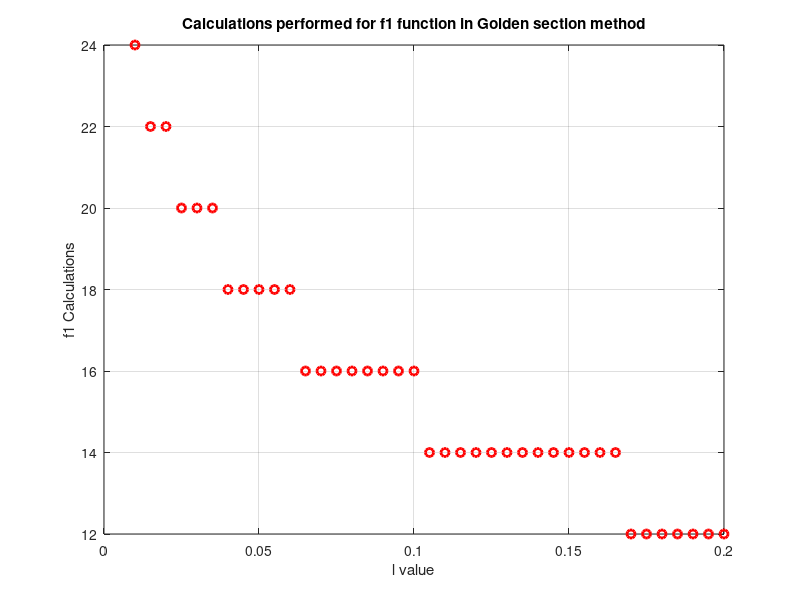
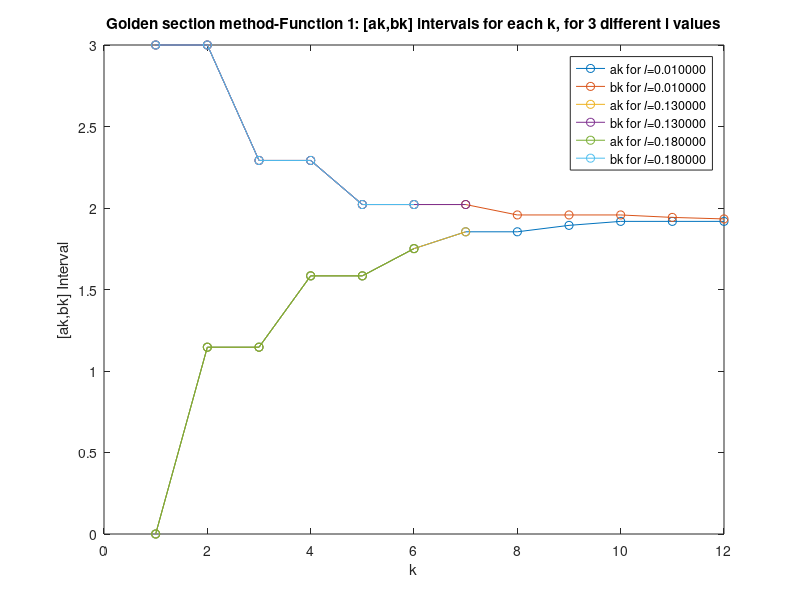
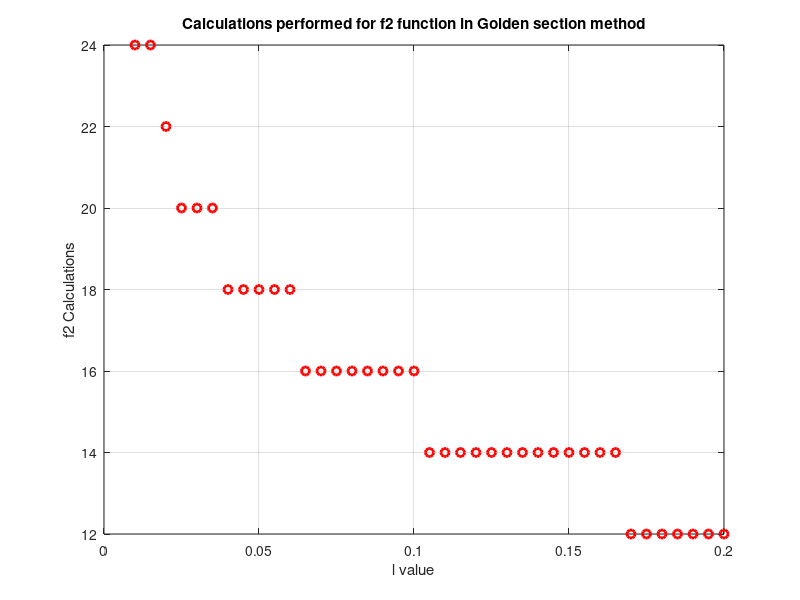
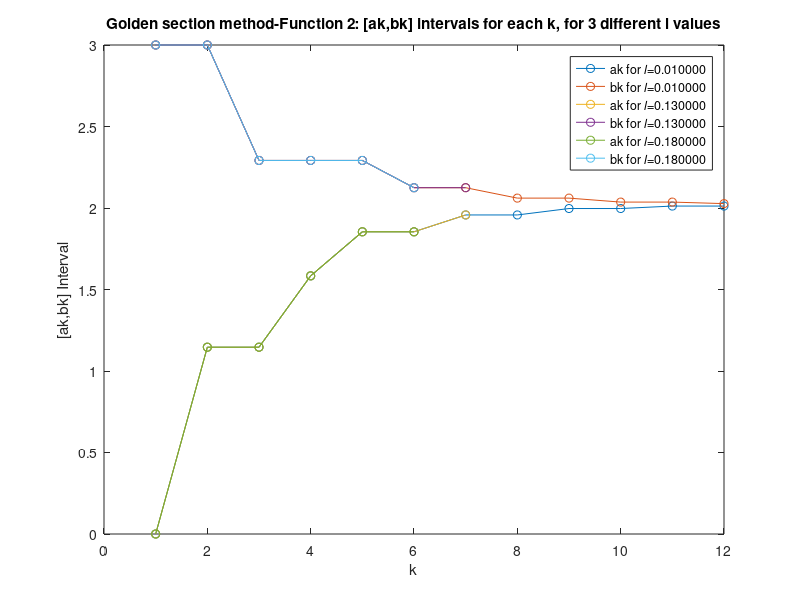

The MATLAB script that drew these images, in order:
%Georgios Nomikos
%Optimization Techniques | ECE Auth | 2023-24
%Work 1
%Thema 2

%This script is is divided into 3 parts,
%one for every one of the three available mathematical functions.
%We implement the golden-section search method of finding the interval
%in which the minimum value of the objective function exists.

clc;
clear all;

%Define the 3 mathematical functions 
f1 = @(x) (x-1)^3 + (x-4)^2 * cos(x);
f2 = @(x) exp(-2*x) + (x-2)^2;
f3 = @(x) x^2 * log(0.5*x) + sin((0.2 * x)^2);

%set the gamma parameter
gamma = 0.618;

%-----------------
%Using f1 function
%-----------------

%Here we will store the [a,b] intervals, so that we can use them later for
%plotting.
a_results = zeros(100,38);
b_results = zeros(100,38);

%initialize an array to store the number of the performed calculations, so
%that we can use that values for plotting
Calculations_performed = [];

%Useful variable "l_step" that will increase for every change of the l value 
l_step = 1;

%initialize an array to store the l values that are produced by the 
% 'for loop' below
l_values = [];

%An array that will contain the k required for the Golden section method to find
%the final interval[a,b] for each l
k_needed = [];

for l = 0.01:0.005:0.2

    %initialize k for each l value
    k = 1;

    % Initialize a and b for the current l value
    a = [];
    b = [];
    a(1) = 0;
    b(1) = 3;

    %initialize the x1 and x2 arrays
    x1 = [];
    x2 = [];

    a_results(1,l_step) = a(1);
    b_results(1,l_step) = b(1);

    x1(1) = a(1) + (1 - gamma) * (b(1) - a(1));
    x2(1) = a(1) + gamma * (b(1) - a(1));

    l_values(l_step) = l; 
    
    while b(k) - a(k) >= l
    
        if f1(x1(k)) > f1(x2(k))

            a(k+1) = x1(k);
            b(k+1) = b(k);
            x2(k+1) = a(k+1) + gamma * (b(k+1) - a(k+1));
            x1(k+1) = x2(k);
        else
            a(k+1) = a(k);
            b(k+1) = x2(k);
            x2(k+1) = x1(k);
            x1(k+1) = a(k+1) + (1-gamma) * (b(k+1) - a(k+1));
        end
        
        %Save the [a,b] intervals
        a_results(k+1,l_step) = a(k+1);
        b_results(k+1,l_step) = b(k+1);

        k = k + 1;
    
    end

    k_needed(l_step) = k-1;
    
    %For every k, we perform two calculations of the objective function!
    Calculations_performed(l_step) = 2 * (k-1);

    l_step = l_step + 1;

end

figure
plot(l_values,Calculations_performed,'ro','linewidth',2)
grid on
xlabel('l value')
ylabel('f1 Calculations')
title('Calculations performed for f1 function in Golden section method')

figure
plot(1:k_needed(1), a_results(1:k_needed(1),1),'-o')
hold on
plot(1:k_needed(1), b_results(1:k_needed(1),1),'-o')

hold on
plot(1:k_needed(25), a_results(1:k_needed(25),25),'-o')
hold on
plot(1:k_needed(25), b_results(1:k_needed(25),25),'-o')

hold on
plot(1:k_needed(35), a_results(1:k_needed(35),35),'-o')
hold on
plot(1:k_needed(35), b_results(1:k_needed(35),35),'-o')

legend( ...
    sprintf('ak for 𝑙=%f', l_values(1)), sprintf('bk for 𝑙=%f', l_values(1)), ...
    sprintf('ak for 𝑙=%f', l_values(25)), sprintf('bk for 𝑙=%f', l_values(25)), ...
    sprintf('ak for 𝑙=%f', l_values(35)), sprintf('bk for 𝑙=%f', l_values(35)), 'location','best' ...
    );
title('Golden section method-Function 1: [ak,bk] intervals for each k, for 3 different l values')
xlabel('k')
ylabel('[ak,bk] Interval')



%-----------------
%Using f2 function
%-----------------

%Here we will store the [a,b] intervals, so that we can use them later for
%plotting.
a_results = zeros(100,38);
b_results = zeros(100,38);

%initialize an array to store the number of the performed calculations, so
%that we can use that values for plotting
Calculations_performed = [];

%Useful variable "l_step" that will increase for every change of the l value 
l_step = 1;

%initialize an array to store the l values that are produced by the 
% 'for loop' below
l_values = [];

%An array that will contain the k required for the Golden section method to find
%the final interval[a,b] for each l
k_needed = [];

for l = 0.01:0.005:0.2

    %initialize k for each l value
    k = 1;

    % Initialize a and b for the current l value
    a = [];
    b = [];
    a(1) = 0;
    b(1) = 3;

    %initialize the x1 and x2 arrays
    x1 = [];
    x2 = [];

    a_results(1,l_step) = a(1);
    b_results(1,l_step) = b(1);

    x1(1) = a(1) + (1 - gamma) * (b(1) - a(1));
    x2(1) = a(1) + gamma * (b(1) - a(1));

    l_values(l_step) = l; 
    
    while b(k) - a(k) >= l
    
        if f2(x1(k)) > f2(x2(k))

            a(k+1) = x1(k);
            b(k+1) = b(k);
            x2(k+1) = a(k+1) + gamma * (b(k+1) - a(k+1));
            x1(k+1) = x2(k);
        else
            a(k+1) = a(k);
            b(k+1) = x2(k);
            x2(k+1) = x1(k);
            x1(k+1) = a(k+1) + (1-gamma) * (b(k+1) - a(k+1));
        end
        
        %Save the [a,b] intervals
        a_results(k+1,l_step) = a(k+1);
        b_results(k+1,l_step) = b(k+1);

        k = k + 1;
    
    end

    k_needed(l_step) = k-1;
    
    %For every k, we perform two calculations of the objective function!
    Calculations_performed(l_step) = 2 * (k-1);

    l_step = l_step + 1;

end

figure
plot(l_values,Calculations_performed,'ro','linewidth',2)
grid on
xlabel('l value')
ylabel('f2 Calculations')
title('Calculations performed for f2 function in Golden section method')

figure
plot(1:k_needed(1), a_results(1:k_needed(1),1),'-o')
hold on
plot(1:k_needed(1), b_results(1:k_needed(1),1),'-o')

hold on
plot(1:k_needed(25), a_results(1:k_needed(25),25),'-o')
hold on
plot(1:k_needed(25), b_results(1:k_needed(25),25),'-o')

hold on
plot(1:k_needed(35), a_results(1:k_needed(35),35),'-o')
hold on
plot(1:k_needed(35), b_results(1:k_needed(35),35),'-o')

legend( ...
    sprintf('ak for 𝑙=%f', l_values(1)), sprintf('bk for 𝑙=%f', l_values(1)), ...
    sprintf('ak for 𝑙=%f', l_values(25)), sprintf('bk for 𝑙=%f', l_values(25)), ...
    sprintf('ak for 𝑙=%f', l_values(35)), sprintf('bk for 𝑙=%f', l_values(35)), 'location','best' ...
    );
title('Golden section method-Function 2: [ak,bk] intervals for each k, for 3 different l values')
xlabel('k')
ylabel('[ak,bk] Interval')


%-----------------
%Using f3 function
%-----------------

%Here we will store the [a,b] intervals, so that we can use them later for
%plotting.
a_results = zeros(100,38);
b_results = zeros(100,38);

%initialize an array to store the number of the performed calculations, so
%that we can use that values for plotting
Calculations_performed = [];

%Useful variable "l_step" that will increase for every change of the l value 
l_step = 1;

%initialize an array to store the l values that are produced by the 
% 'for loop' below
l_values = [];

%An array that will contain the k required for the Golden section method to find
%the final interval[a,b] for each l
k_needed = [];

for l = 0.01:0.005:0.2

    %initialize k for each l value
    k = 1;

    % Initialize a and b for the current l value
    a = [];
    b = [];
    a(1) = 0;
    b(1) = 3;

    %initialize the x1 and x2 arrays
    x1 = [];
    x2 = [];

    a_results(1,l_step) = a(1);
    b_results(1,l_step) = b(1);

    x1(1) = a(1) + (1 - gamma) * (b(1) - a(1));
    x2(1) = a(1) + gamma * (b(1) - a(1));

    l_values(l_step) = l; 
    
    while b(k) - a(k) >= l
    
        if f3(x1(k)) > f3(x2(k))

            a(k+1) = x1(k);
            b(k+1) = b(k);
            x2(k+1) = a(k+1) + gamma * (b(k+1) - a(k+1));
            x1(k+1) = x2(k);
        else
            a(k+1) = a(k);
            b(k+1) = x2(k);
            x2(k+1) = x1(k);
            x1(k+1) = a(k+1) + (1-gamma) * (b(k+1) - a(k+1));
        end
        
        %Save the [a,b] intervals
        a_results(k+1,l_step) = a(k+1);
        b_results(k+1,l_step) = b(k+1);

        k = k + 1;
    
    end

    k_needed(l_step) = k-1;
    
    %For every k, we perform two calculations of the objective function!
    Calculations_performed(l_step) = 2 * (k-1);

    l_step = l_step + 1;

end

figure
plot(l_values,Calculations_performed,'ro','linewidth',2)
grid on
xlabel('l value')
ylabel('f3 Calculations')
title('Calculations performed for f3 function in Golden section method')

figure
plot(1:k_needed(1), a_results(1:k_needed(1),1),'-o')
hold on
plot(1:k_needed(1), b_results(1:k_needed(1),1),'-o')

hold on
plot(1:k_needed(25), a_results(1:k_needed(25),25),'-o')
hold on
plot(1:k_needed(25), b_results(1:k_needed(25),25),'-o')

hold on
plot(1:k_needed(35), a_results(1:k_needed(35),35),'-o')
hold on
plot(1:k_needed(35), b_results(1:k_needed(35),35),'-o')

legend( ...
    sprintf('ak for 𝑙=%f', l_values(1)), sprintf('bk for 𝑙=%f', l_values(1)), ...
    sprintf('ak for 𝑙=%f', l_values(25)), sprintf('bk for 𝑙=%f', l_values(25)), ...
    sprintf('ak for 𝑙=%f', l_values(35)), sprintf('bk for 𝑙=%f', l_values(35)), 'location','best' ...
    );
title('Golden section method-Function 3: [ak,bk] intervals for each k, for 3 different l values')
xlabel('k')
ylabel('[ak,bk] Interval')